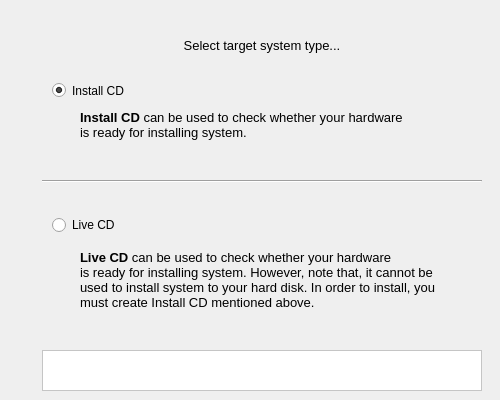
<ui version="4.0" >
 <class>Form</class>
 <widget class="QWidget" name="Form" >
  <property name="windowModality" >
   <enum>Qt::NonModal</enum>
  </property>
  <property name="geometry" >
   <rect>
    <x>0</x>
    <y>0</y>
    <width>500</width>
    <height>400</height>
   </rect>
  </property>
  <property name="windowTitle" >
   <string>Select System Type</string>
  </property>
  <widget class="QLabel" name="widgetDesc" >
   <property name="geometry" >
    <rect>
     <x>52</x>
     <y>20</y>
     <width>420</width>
     <height>51</height>
    </rect>
   </property>
   <property name="text" >
    <string>&lt;!DOCTYPE HTML PUBLIC "-//W3C//DTD HTML 4.0//EN" "http://www.w3.org/TR/REC-html40/strict.dtd">
&lt;html>&lt;head>&lt;meta name="qrichtext" content="1" />&lt;style type="text/css">
p, li { white-space: pre-wrap; }
&lt;/style>&lt;/head>&lt;body style=" font-family:'Sans Serif'; font-size:10pt; font-weight:400; font-style:normal;">
&lt;p align="center" style=" margin-top:0px; margin-bottom:0px; margin-left:0px; margin-right:0px; -qt-block-indent:0; text-indent:0px;">Select target system type...&lt;/p>&lt;/body>&lt;/html></string>
   </property>
  </widget>
  <widget class="QRadioButton" name="radioInstall" >
   <property name="geometry" >
    <rect>
     <x>52</x>
     <y>60</y>
     <width>420</width>
     <height>61</height>
    </rect>
   </property>
   <property name="text" >
    <string>Install CD</string>
   </property>
   <property name="checked" >
    <bool>true</bool>
   </property>
  </widget>
  <widget class="QRadioButton" name="radioLive" >
   <property name="geometry" >
    <rect>
     <x>52</x>
     <y>210</y>
     <width>420</width>
     <height>30</height>
    </rect>
   </property>
   <property name="text" >
    <string>Live CD</string>
   </property>
  </widget>
  <widget class="QLabel" name="label" >
   <property name="geometry" >
    <rect>
     <x>80</x>
     <y>240</y>
     <width>381</width>
     <height>80</height>
    </rect>
   </property>
   <property name="text" >
    <string>&lt;!DOCTYPE HTML PUBLIC "-//W3C//DTD HTML 4.0//EN" "http://www.w3.org/TR/REC-html40/strict.dtd">
&lt;html>&lt;head>&lt;meta name="qrichtext" content="1" />&lt;style type="text/css">
p, li { white-space: pre-wrap; }
&lt;/style>&lt;/head>&lt;body style=" font-family:'Sans Serif'; font-size:10pt; font-weight:400; font-style:normal;">
&lt;p style=" margin-top:0px; margin-bottom:0px; margin-left:0px; margin-right:0px; -qt-block-indent:0; text-indent:0px;">&lt;span style=" font-weight:600;">Live CD&lt;/span> can be used to check whether your hardware&lt;/p>
&lt;p style=" margin-top:0px; margin-bottom:0px; margin-left:0px; margin-right:0px; -qt-block-indent:0; text-indent:0px;">is ready for installing system. However, note that, it cannot be&lt;/p>
&lt;p style=" margin-top:0px; margin-bottom:0px; margin-left:0px; margin-right:0px; -qt-block-indent:0; text-indent:0px;">used to install system to your hard disk. In order to install, you&lt;/p>
&lt;p style=" margin-top:0px; margin-bottom:0px; margin-left:0px; margin-right:0px; -qt-block-indent:0; text-indent:0px;">must create Install CD mentioned above.&lt;/p>&lt;/body>&lt;/html></string>
   </property>
  </widget>
  <widget class="QLabel" name="label_2" >
   <property name="geometry" >
    <rect>
     <x>80</x>
     <y>90</y>
     <width>361</width>
     <height>71</height>
    </rect>
   </property>
   <property name="text" >
    <string>&lt;!DOCTYPE HTML PUBLIC "-//W3C//DTD HTML 4.0//EN" "http://www.w3.org/TR/REC-html40/strict.dtd">
&lt;html>&lt;head>&lt;meta name="qrichtext" content="1" />&lt;style type="text/css">
p, li { white-space: pre-wrap; }
&lt;/style>&lt;/head>&lt;body style=" font-family:'Sans Serif'; font-size:10pt; font-weight:400; font-style:normal;">
&lt;p style=" margin-top:0px; margin-bottom:0px; margin-left:0px; margin-right:0px; -qt-block-indent:0; text-indent:0px;">&lt;span style=" font-weight:600;">Install CD&lt;/span> can be used to check whether your hardware&lt;/p>
&lt;p style=" margin-top:0px; margin-bottom:0px; margin-left:0px; margin-right:0px; -qt-block-indent:0; text-indent:0px;">is ready for installing system.&lt;/p>&lt;/body>&lt;/html></string>
   </property>
  </widget>
  <widget class="Line" name="line" >
   <property name="geometry" >
    <rect>
     <x>42</x>
     <y>180</y>
     <width>440</width>
     <height>3</height>
    </rect>
   </property>
   <property name="orientation" >
    <enum>Qt::Horizontal</enum>
   </property>
  </widget>
  <widget class="QFrame" name="frameError" >
   <property name="enabled" >
    <bool>true</bool>
   </property>
   <property name="geometry" >
    <rect>
     <x>42</x>
     <y>350</y>
     <width>440</width>
     <height>41</height>
    </rect>
   </property>
   <property name="autoFillBackground" >
    <bool>false</bool>
   </property>
   <property name="styleSheet" >
    <string notr="true" >background-color: white; color: red;</string>
   </property>
   <property name="frameShape" >
    <enum>QFrame::StyledPanel</enum>
   </property>
   <property name="frameShadow" >
    <enum>QFrame::Raised</enum>
   </property>
   <widget class="QLabel" name="labelError" >
    <property name="geometry" >
     <rect>
      <x>20</x>
      <y>5</y>
      <width>400</width>
      <height>31</height>
     </rect>
    </property>
    <property name="text" >
     <string/>
    </property>
    <property name="alignment" >
     <set>Qt::AlignCenter</set>
    </property>
   </widget>
  </widget>
 </widget>
 <resources/>
 <connections/>
</ui>
